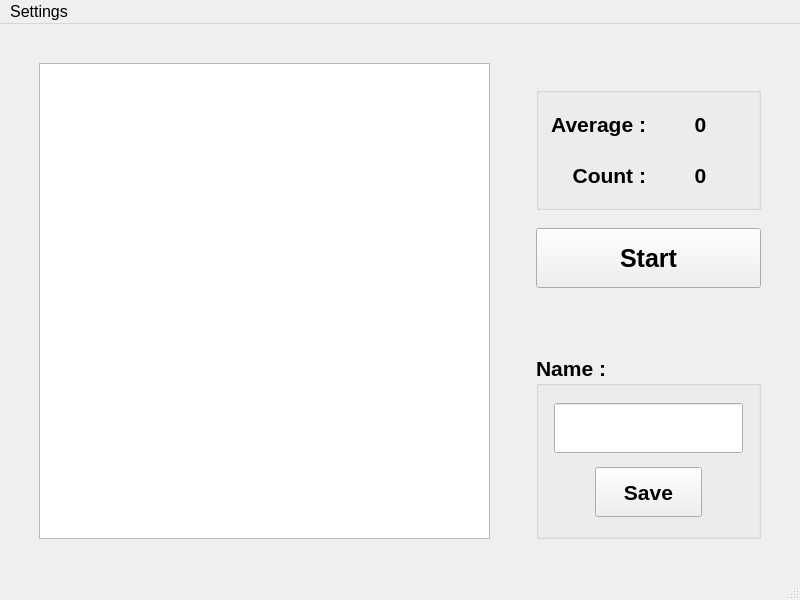
<?xml version="1.0" encoding="UTF-8"?>
<ui version="4.0">
 <class>MainWindow</class>
 <widget class="QMainWindow" name="MainWindow">
  <property name="geometry">
   <rect>
    <x>0</x>
    <y>0</y>
    <width>800</width>
    <height>600</height>
   </rect>
  </property>
  <property name="windowTitle">
   <string>What Speed !</string>
  </property>
  <property name="windowIcon">
   <iconset resource="myRec.qrc">
    <normaloff>:/Icons/icon.ico</normaloff>:/Icons/icon.ico</iconset>
  </property>
  <widget class="QWidget" name="centralwidget">
   <layout class="QGridLayout" name="gridLayout">
    <item row="0" column="0">
     <widget class="QStackedWidget" name="stackedWidget">
      <property name="font">
       <font>
        <pointsize>16</pointsize>
        <bold>true</bold>
       </font>
      </property>
      <property name="currentIndex">
       <number>0</number>
      </property>
      <widget class="QWidget" name="page">
       <layout class="QHBoxLayout" name="horizontalLayout" stretch="2,0,1">
        <property name="leftMargin">
         <number>30</number>
        </property>
        <property name="topMargin">
         <number>30</number>
        </property>
        <property name="rightMargin">
         <number>30</number>
        </property>
        <property name="bottomMargin">
         <number>30</number>
        </property>
        <item>
         <widget class="QTextEdit" name="Display">
          <property name="readOnly">
           <bool>true</bool>
          </property>
         </widget>
        </item>
        <item>
         <spacer name="horizontalSpacer">
          <property name="orientation">
           <enum>Qt::Horizontal</enum>
          </property>
          <property name="sizeHint" stdset="0">
           <size>
            <width>40</width>
            <height>20</height>
           </size>
          </property>
         </spacer>
        </item>
        <item>
         <layout class="QVBoxLayout" name="verticalLayout" stretch="2,10,1,1,5,15">
          <item>
           <spacer name="verticalSpacer_2">
            <property name="orientation">
             <enum>Qt::Vertical</enum>
            </property>
            <property name="sizeHint" stdset="0">
             <size>
              <width>20</width>
              <height>40</height>
             </size>
            </property>
           </spacer>
          </item>
          <item>
           <widget class="QGroupBox" name="groupBox_2">
            <property name="title">
             <string/>
            </property>
            <layout class="QGridLayout" name="gridLayout_3">
             <item row="0" column="0">
              <layout class="QGridLayout" name="gridLayout_2">
               <item row="0" column="0">
                <widget class="QLabel" name="label">
                 <property name="font">
                  <font>
                   <pointsize>16</pointsize>
                   <bold>true</bold>
                  </font>
                 </property>
                 <property name="text">
                  <string>Average :</string>
                 </property>
                 <property name="alignment">
                  <set>Qt::AlignRight|Qt::AlignTrailing|Qt::AlignVCenter</set>
                 </property>
                </widget>
               </item>
               <item row="1" column="0">
                <widget class="QLabel" name="label_2">
                 <property name="font">
                  <font>
                   <pointsize>16</pointsize>
                   <bold>true</bold>
                  </font>
                 </property>
                 <property name="text">
                  <string>Count :</string>
                 </property>
                 <property name="alignment">
                  <set>Qt::AlignRight|Qt::AlignTrailing|Qt::AlignVCenter</set>
                 </property>
                </widget>
               </item>
               <item row="0" column="1">
                <widget class="QLabel" name="Average">
                 <property name="text">
                  <string>0</string>
                 </property>
                 <property name="alignment">
                  <set>Qt::AlignCenter</set>
                 </property>
                </widget>
               </item>
               <item row="1" column="1">
                <widget class="QLabel" name="Count">
                 <property name="text">
                  <string>0</string>
                 </property>
                 <property name="alignment">
                  <set>Qt::AlignCenter</set>
                 </property>
                </widget>
               </item>
              </layout>
             </item>
            </layout>
           </widget>
          </item>
          <item>
           <spacer name="verticalSpacer_3">
            <property name="orientation">
             <enum>Qt::Vertical</enum>
            </property>
            <property name="sizeHint" stdset="0">
             <size>
              <width>20</width>
              <height>40</height>
             </size>
            </property>
           </spacer>
          </item>
          <item>
           <widget class="QPushButton" name="Start">
            <property name="minimumSize">
             <size>
              <width>0</width>
              <height>60</height>
             </size>
            </property>
            <property name="font">
             <font>
              <pointsize>19</pointsize>
              <bold>true</bold>
             </font>
            </property>
            <property name="text">
             <string>Start</string>
            </property>
           </widget>
          </item>
          <item>
           <spacer name="verticalSpacer_4">
            <property name="orientation">
             <enum>Qt::Vertical</enum>
            </property>
            <property name="sizeHint" stdset="0">
             <size>
              <width>20</width>
              <height>40</height>
             </size>
            </property>
           </spacer>
          </item>
          <item>
           <widget class="QGroupBox" name="groupBox">
            <property name="title">
             <string>Name :</string>
            </property>
            <layout class="QGridLayout" name="gridLayout_4" columnstretch="1,3,1">
             <property name="leftMargin">
              <number>15</number>
             </property>
             <property name="rightMargin">
              <number>15</number>
             </property>
             <item row="0" column="0" colspan="3">
              <widget class="QLineEdit" name="Name">
               <property name="minimumSize">
                <size>
                 <width>0</width>
                 <height>50</height>
                </size>
               </property>
              </widget>
             </item>
             <item row="1" column="0">
              <spacer name="horizontalSpacer_2">
               <property name="orientation">
                <enum>Qt::Horizontal</enum>
               </property>
               <property name="sizeHint" stdset="0">
                <size>
                 <width>34</width>
                 <height>20</height>
                </size>
               </property>
              </spacer>
             </item>
             <item row="1" column="1">
              <widget class="QPushButton" name="saveName">
               <property name="minimumSize">
                <size>
                 <width>0</width>
                 <height>50</height>
                </size>
               </property>
               <property name="text">
                <string>Save</string>
               </property>
              </widget>
             </item>
             <item row="1" column="2">
              <spacer name="horizontalSpacer_3">
               <property name="orientation">
                <enum>Qt::Horizontal</enum>
               </property>
               <property name="sizeHint" stdset="0">
                <size>
                 <width>34</width>
                 <height>20</height>
                </size>
               </property>
              </spacer>
             </item>
            </layout>
           </widget>
          </item>
         </layout>
        </item>
       </layout>
      </widget>
      <widget class="QWidget" name="page_2">
       <layout class="QHBoxLayout" name="horizontalLayout_2" stretch="60,0,30">
        <property name="leftMargin">
         <number>30</number>
        </property>
        <property name="topMargin">
         <number>30</number>
        </property>
        <property name="rightMargin">
         <number>30</number>
        </property>
        <property name="bottomMargin">
         <number>30</number>
        </property>
        <item>
         <widget class="QTableView" name="tableView">
          <attribute name="verticalHeaderDefaultSectionSize">
           <number>40</number>
          </attribute>
         </widget>
        </item>
        <item>
         <spacer name="horizontalSpacer_6">
          <property name="orientation">
           <enum>Qt::Horizontal</enum>
          </property>
          <property name="sizeHint" stdset="0">
           <size>
            <width>40</width>
            <height>20</height>
           </size>
          </property>
         </spacer>
        </item>
        <item>
         <layout class="QVBoxLayout" name="verticalLayout_2" stretch="10,20,20">
          <item>
           <spacer name="verticalSpacer">
            <property name="orientation">
             <enum>Qt::Vertical</enum>
            </property>
            <property name="sizeHint" stdset="0">
             <size>
              <width>20</width>
              <height>40</height>
             </size>
            </property>
           </spacer>
          </item>
          <item>
           <widget class="QGroupBox" name="groupBox_3">
            <property name="title">
             <string>Name For Delete :</string>
            </property>
            <layout class="QGridLayout" name="gridLayout_5" columnstretch="1,3,1">
             <property name="leftMargin">
              <number>15</number>
             </property>
             <property name="topMargin">
              <number>9</number>
             </property>
             <property name="rightMargin">
              <number>15</number>
             </property>
             <property name="bottomMargin">
              <number>9</number>
             </property>
             <item row="0" column="0" colspan="3">
              <widget class="QLineEdit" name="Name_2">
               <property name="minimumSize">
                <size>
                 <width>0</width>
                 <height>50</height>
                </size>
               </property>
              </widget>
             </item>
             <item row="1" column="0">
              <spacer name="horizontalSpacer_4">
               <property name="orientation">
                <enum>Qt::Horizontal</enum>
               </property>
               <property name="sizeHint" stdset="0">
                <size>
                 <width>34</width>
                 <height>20</height>
                </size>
               </property>
              </spacer>
             </item>
             <item row="1" column="1">
              <widget class="QPushButton" name="deleteName">
               <property name="minimumSize">
                <size>
                 <width>0</width>
                 <height>50</height>
                </size>
               </property>
               <property name="text">
                <string>Delete</string>
               </property>
              </widget>
             </item>
             <item row="1" column="2">
              <spacer name="horizontalSpacer_5">
               <property name="orientation">
                <enum>Qt::Horizontal</enum>
               </property>
               <property name="sizeHint" stdset="0">
                <size>
                 <width>34</width>
                 <height>20</height>
                </size>
               </property>
              </spacer>
             </item>
            </layout>
           </widget>
          </item>
          <item>
           <spacer name="verticalSpacer_5">
            <property name="orientation">
             <enum>Qt::Vertical</enum>
            </property>
            <property name="sizeHint" stdset="0">
             <size>
              <width>20</width>
              <height>40</height>
             </size>
            </property>
           </spacer>
          </item>
         </layout>
        </item>
       </layout>
      </widget>
     </widget>
    </item>
   </layout>
  </widget>
  <widget class="QMenuBar" name="menubar">
   <property name="geometry">
    <rect>
     <x>0</x>
     <y>0</y>
     <width>800</width>
     <height>26</height>
    </rect>
   </property>
   <property name="font">
    <font>
     <pointsize>12</pointsize>
     <bold>false</bold>
    </font>
   </property>
   <widget class="QMenu" name="menuSettings">
    <property name="font">
     <font>
      <pointsize>12</pointsize>
      <bold>false</bold>
     </font>
    </property>
    <property name="title">
     <string>Settings</string>
    </property>
    <addaction name="actionStart"/>
    <addaction name="actionDatas"/>
   </widget>
   <addaction name="menuSettings"/>
  </widget>
  <widget class="QStatusBar" name="statusbar"/>
  <action name="actionDatas">
   <property name="text">
    <string>Datas</string>
   </property>
  </action>
  <action name="actionStart">
   <property name="text">
    <string>Start</string>
   </property>
  </action>
 </widget>
 <resources>
  <include location="myRec.qrc"/>
 </resources>
 <connections/>
</ui>
